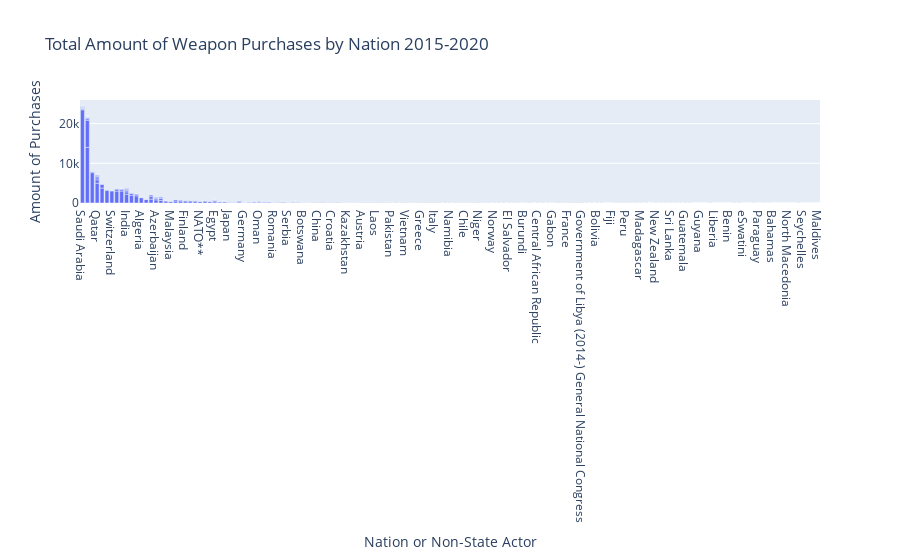

Write notebook code for a chart like this one.
### Code cell
sipri_most_purchases = px.bar(sipri_countries,x='buyer',y='total',
title="Total Amount of Weapon Purchases by Nation 2015-2020",
labels={'buyer':'Nation or Non-State Actor','total':'Amount of Purchases'})
sipri_most_purchases.show()

### Figure 1 — Plotly figure (JSON) as saved in the notebook; plotly's stock layout.template omitted (floating-point values rounded to 4 significant figures; data arrays with more than 128 entries replaced by an {"elided": "..."} marker saying what was removed)
{"data": [{"alignmentgroup": "True", "hovertemplate": "Nation or Non-State Actor=%{x}<br>Amount of Purchases=%{y}<extra></extra>", "legendgroup": "", "marker": {"color": "#636efa"}, "name": "", "offsetgroup": "", "orientation": "v", "showlegend": false, "textposition": "auto", "type": "bar", "x": {"elided": "883 str values"}, "xaxis": "x", "y": {"elided": "883 int values"}, "yaxis": "y"}], "layout": {"barmode": "relative", "legend": {"tracegroupgap": 0}, "title": {"text": "Total Amount of Weapon Purchases by Nation 2015-2020"}, "xaxis": {"anchor": "y", "domain": [0, 1], "title": {"text": "Nation or Non-State Actor"}}, "yaxis": {"anchor": "x", "domain": [0, 1], "title": {"text": "Amount of Purchases"}}}}
